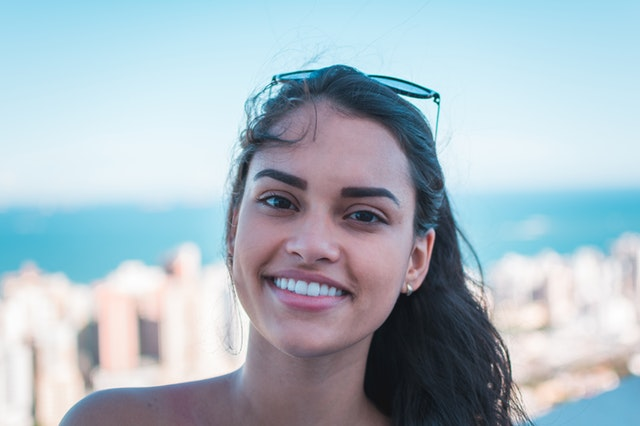
#> input picture smile.jpg, 640 x 426 px
$ python 'RGB_kullanarak_bölütleme.py'
#> lines starting #> are read from the running program, lines starting #| are printed output that depends on the picture
import cv2
import numpy as np
from matplotlib import pyplot as plt

image = cv2.imread('smile.jpg')
#> image is the input picture: shape (426, 640, 3); mean B, G, R 195.2, 185.1, 169.2

image_rgb = cv2.cvtColor(image, cv2.COLOR_BGR2RGB)

red_component = image_rgb[:, :, 0]
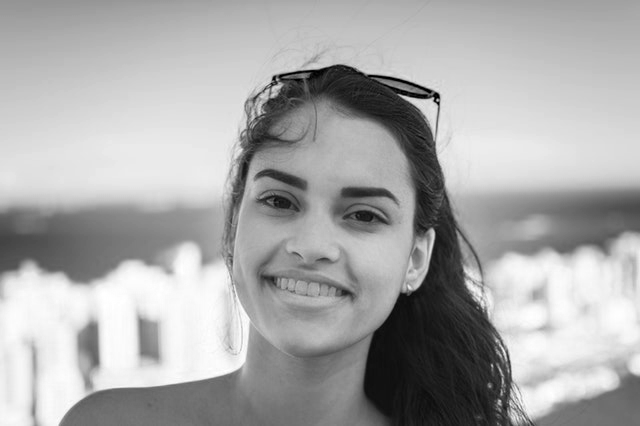
#> red_component: shape (426, 640); min 0, max 255, mean 169.2
green_component = image_rgb[:, :, 1]
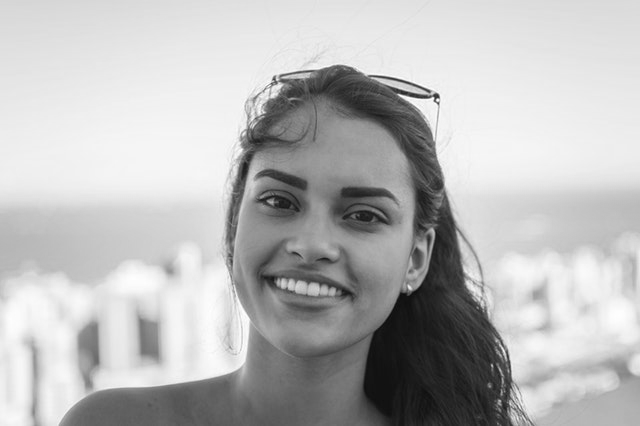
#> green_component: shape (426, 640); min 12, max 255, mean 185.1
blue_component = image_rgb[:, :, 2]
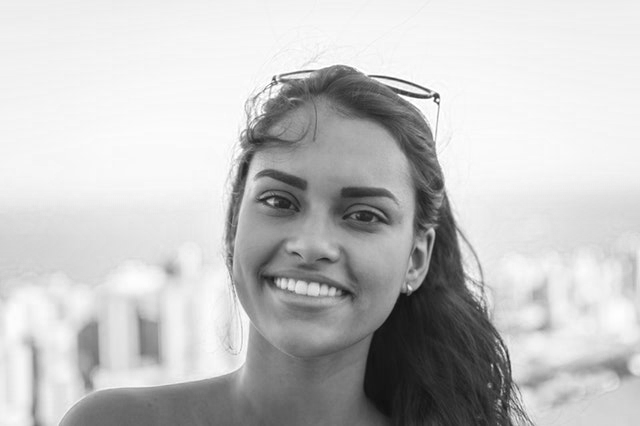
#> blue_component: shape (426, 640); min 15, max 255, mean 195.2


plt.figure(figsize=(10, 4))

plt.subplot(1, 4, 1)
plt.title('Orijinal Görüntü')
plt.imshow(image_rgb)
plt.axis('off')

plt.subplot(1, 4, 2)
plt.title('Kırmızı Bileşen')
plt.imshow(red_component, cmap='gray')
plt.axis('off')

plt.subplot(1, 4, 3)
plt.title('Yeşil Bileşen')
plt.imshow(green_component, cmap='gray')
plt.axis('off')

plt.subplot(1, 4, 4)
plt.title('Mavi Bileşen')
plt.imshow(blue_component, cmap='gray')
plt.axis('off')

plt.tight_layout()
plt.show()
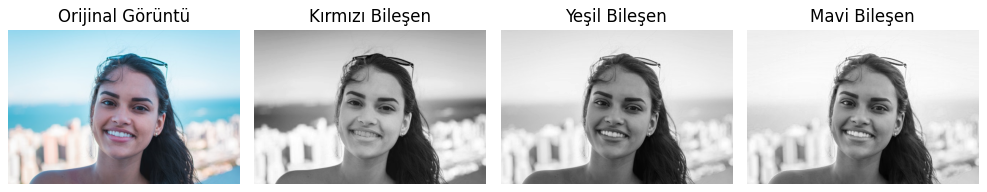
#> figure drawn by matplotlib, 4 panels
